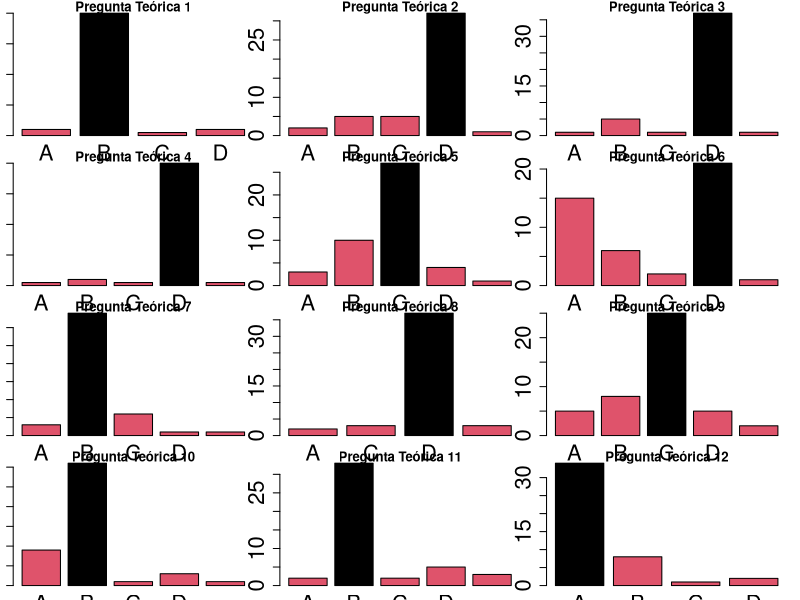
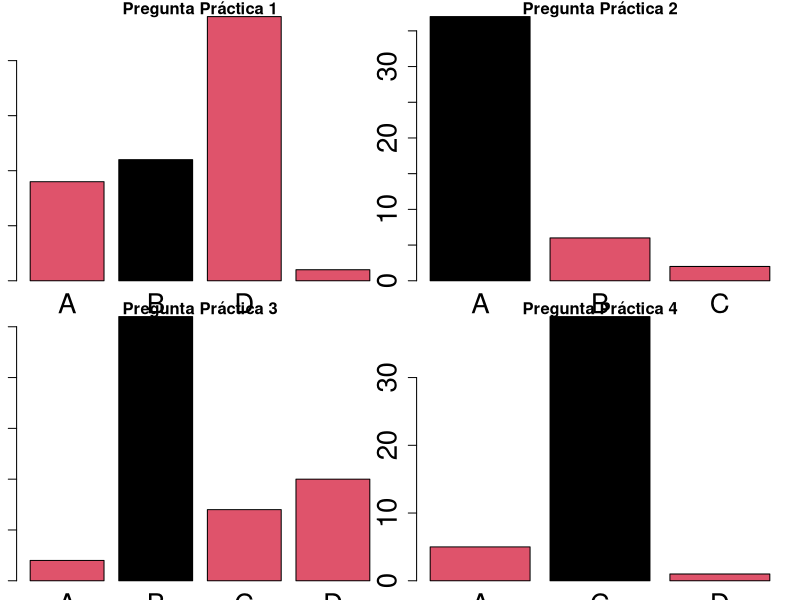
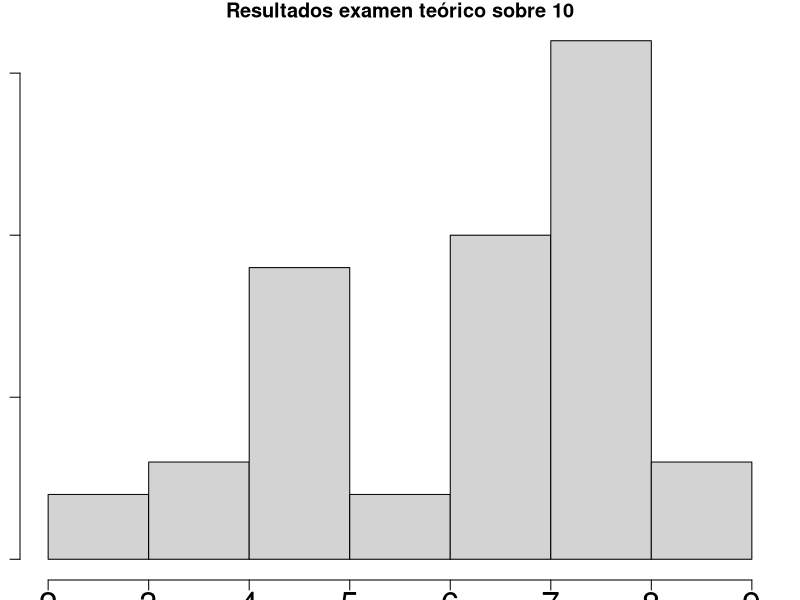
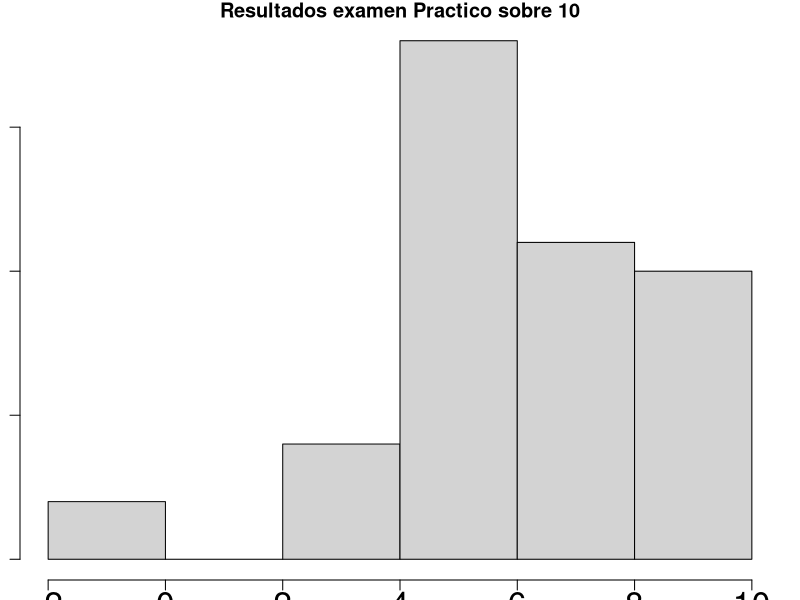
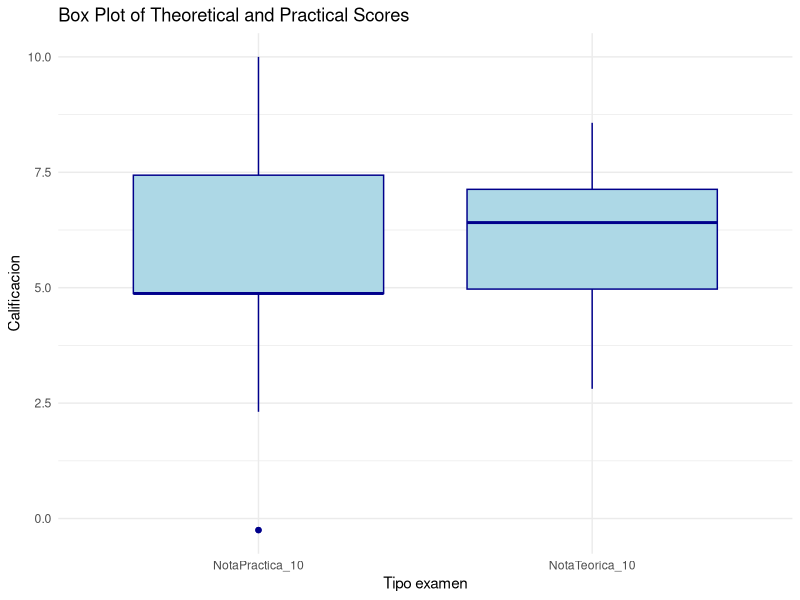
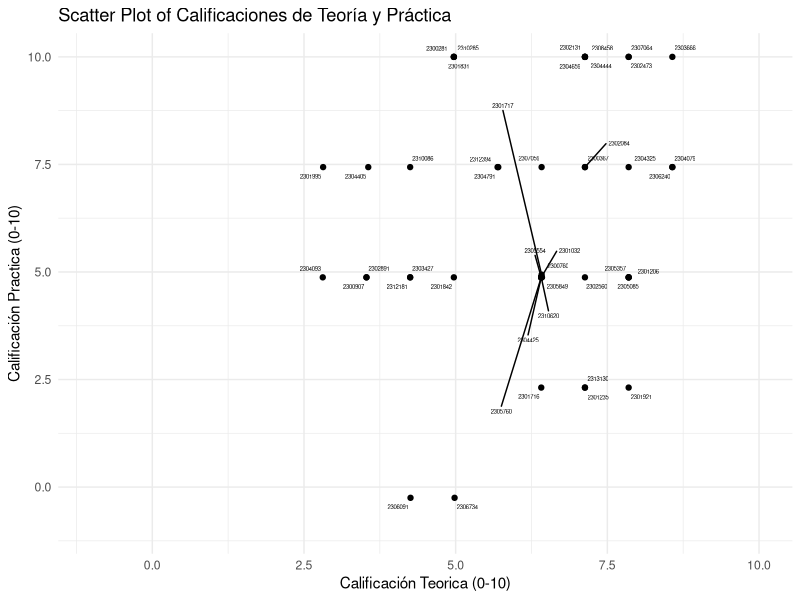

R code for these plots, in order:
library(readxl)
library(dplyr)
library(tidyr)
library(ggplot2)
library(stringr)
library(lubridate)

# Set the working directory to the location of the current script
setwd(dirname(rstudioapi::getActiveDocumentContext()$path))
getwd()
# Read the Excel file into a data frame
data <- read_excel("Notas_Parcial1.xlsx", sheet="Parcial 1")
# Replace spaces with hyphens in column names
colnames(data) <- c("Alumno","PT1","PT2","PT3","PT4","PT5","PT6",
                    "PT7","PT8","PT9","PT10","PT11","PT12",
                    "PP1","PP2","PP3","PP4", 
                    "NotaTeorica_12","NotaPractica_4","NotaTeorica_10","NotaPractica_10")

# Remove row 1
data= data[-1,]
# remove no presentados ,transform data
data= subset(data, NotaTeorica_12 != 0)
str(data)
data$NotaTeorica_12 = as.double(data$NotaTeorica_12,round=3)
data$NotaPractica_4 = as.double(data$NotaPractica_4,round=3)
data$NotaTeorica_10 = as.double(data$NotaTeorica_10,round=3)
data$NotaPractica_10=as.double(data$NotaPractica_10, round=3)


#Plantilla de resultados
Plantilla=as.vector(c("B",	"D",	"D",	"D",	"C",	"D",	"B",	"D",	"C","B",	"B",	"A",	# Preguntas teóricas
                      "B",	"A",	"B",	"C")) # Preguntas prácticas


#### Analisis por preguntas ####
# Use apply to create all contingency tables
pt_cols <- select(data, starts_with("PT"))
pp_cols <- select(data, starts_with("PP"))
contingency_tables_pt <- apply(X=pt_cols, 
                               MARGIN=2,
                               FUN= table, 
                               useNA= "ifany")
contingency_tables_pp <- apply(X=pp_cols, 
                               MARGIN=2,
                               FUN= table, 
                               useNA= "ifany")

#### Visualize per question ######
#Screen for 12 theoretical questions + 4 practical questions
#Mark the right question
colorines <- data.frame(
  A =  factor(sample(c("green", "grey"), 16, replace = TRUE)),
  B = factor(sample(c("green", "grey"), 16, replace = TRUE)),
  C = factor(sample(c("green", "grey"), 16, replace = TRUE)),
  D = factor(sample(c("green", "grey"), 16, replace = TRUE))
)
colorines[1,]= c("grey", "green","grey","grey")
colorines[2,]= c("grey", "grey","grey","green")
colorines[3,]= c("grey", "grey","grey","green")
colorines[4,]= c("grey", "grey","grey","green")
colorines[5,]= c("grey", "grey","green","grey")
colorines[6,]= c("grey", "grey","grey","green")
colorines[7,]= c("grey", "green","grey","grey")
colorines[8,]= c("grey", "grey","green","grey") # No B answers
colorines[9,]= c("grey", "grey","green","grey")
colorines[10,]= c("grey", "green","grey","grey")
colorines[11,]= c("grey", "green","grey","grey")
colorines[12,]= c("green", "grey","grey","grey")
colorines[13,]= c("grey","green","grey","grey")
colorines[14,]= c("green", "grey","grey","grey")
colorines[15,]= c("grey", "green","grey","grey")
colorines[16,]= c("grey","green","grey", "grey") # No B answers

# Set up the plotting area as a 4x3 matrix
par(mfrow = c(4, 3),cex.axis =2)
par(mar=c(1,1,1,1))
# Loop through each question and create a barplot
for (i in 1:12) {
  barplot(contingency_tables_pt[[i]], 
          main = paste("Pregunta Teórica", i),
          xlab = dimnames(contingency_tables_pt[[i]]),
          col= as.character(colorines[i,])
  )
}

# Set up the plotting area as a 2x2 matrix
par(mfrow = c(2, 2), cex.axis =2)
par(mar=c(1,1,1,1))
# Loop through each question and create a barplot
for (i in 1:4) {
  barplot(contingency_tables_pp[[i]], 
          main = paste("Pregunta Práctica", i),
          xlab =  dimnames(contingency_tables_pp[[i]]),
          col= as.character(colorines[12+i,])
  )
}
# Reset to default single plot layout
par(mfrow = c(1, 1))

#### Visualize total alumni ######
hist(data$NotaTeorica_10, main = "Resultados examen teórico sobre 10")
hist(data$NotaPractica_10 , main = "Resultados examen Practico sobre 10")

#Transform data
# Create the box plot for nota teorica
# Transform data to long format
data_long <- pivot_longer(data[,20:21], cols = everything(), names_to = "Variable", values_to = "Value")

# Create box plot for both scores
ggplot(data_long, aes(x = Variable, y = Value)) +
  geom_boxplot(fill = "lightblue", color = "darkblue") +
  labs(title = "Box Plot of Theoretical and Practical Scores",
       x = "Tipo examen",
       y = "Calificacion") +
  theme_minimal()


#Bivariate analysis
cov(data$NotaTeorica_10,data$NotaPractica_10)
cor(data$NotaTeorica_10,data$NotaPractica_10)

#install.packages("ggrepel")
library(ggrepel)
ggplot(data = data, aes(x=NotaTeorica_10,y=NotaPractica_10,label = Alumno)) + 
  geom_point()+
  geom_text_repel(max.overlaps=45, size=1.5) + # Use geom_text_repel for better label positioning
  #             geom_text(aes(label = Alumno),size=3, angle = 45,vjust = -1) + # Adjust vjust as needed for better positioning of labels
  xlim(-1, 10) +
  ylim(-1, 10) +
  labs(title = "Scatter Plot of Calificaciones de Teoría y Práctica",
       x = "Calificación Teorica (0-10)",
       y = "Calificación Practica (0-10)") +
  theme_minimal()
   
   
#### Analisis respuestas en blanco ######
data$NA_Count <- apply(data, 1, function(x) sum(is.na(x)))
data[data$NA_Count !=0,c(1,22)]
